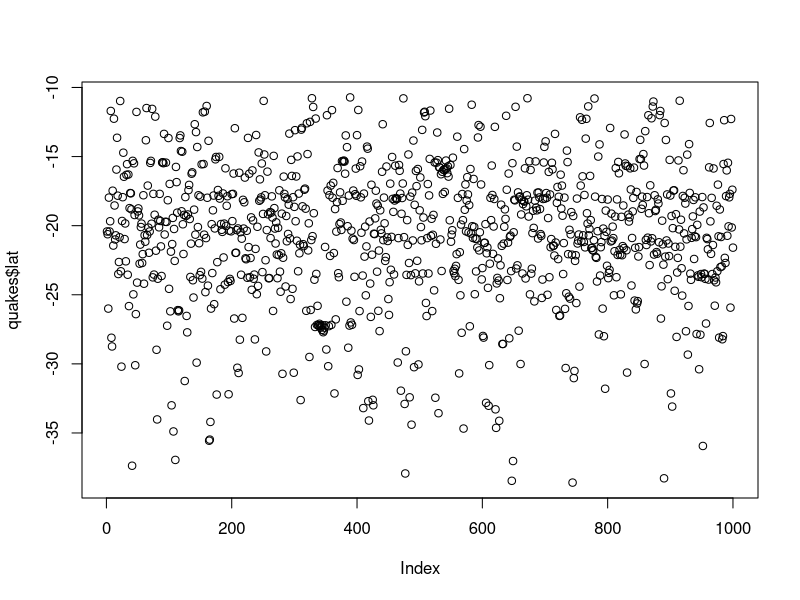
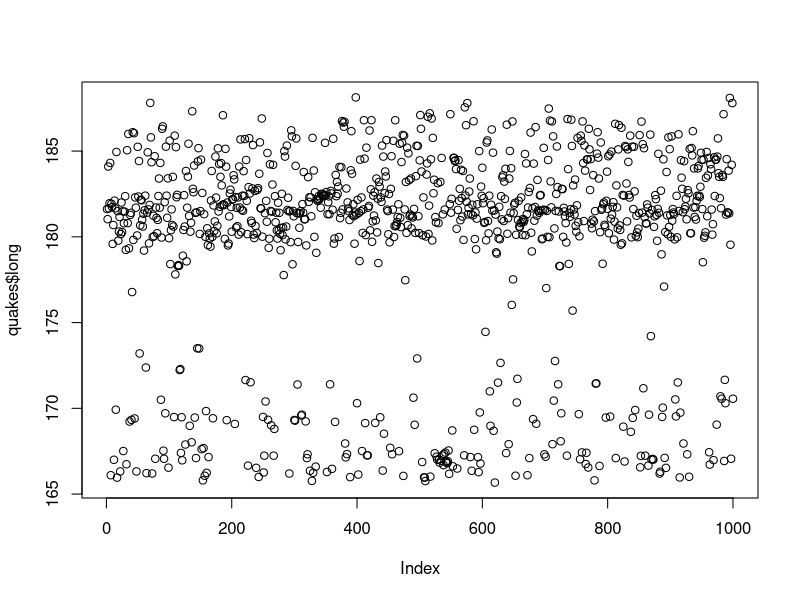
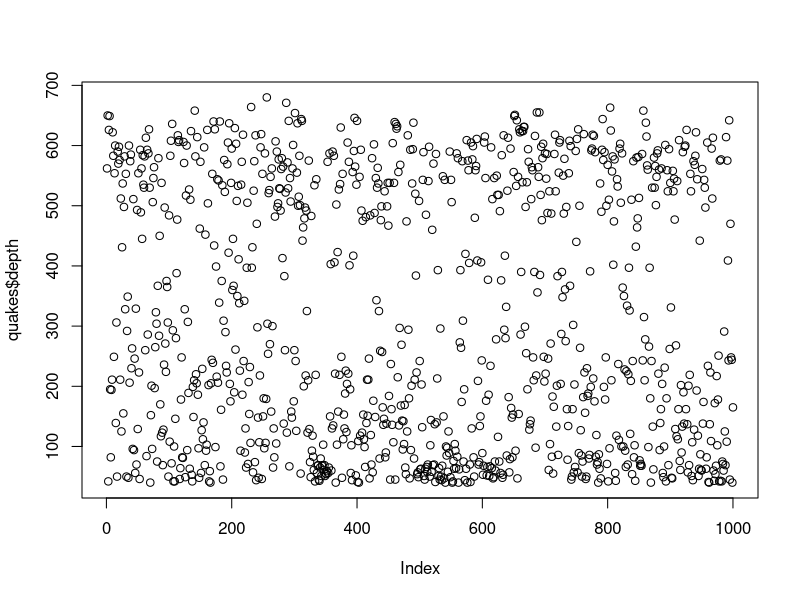
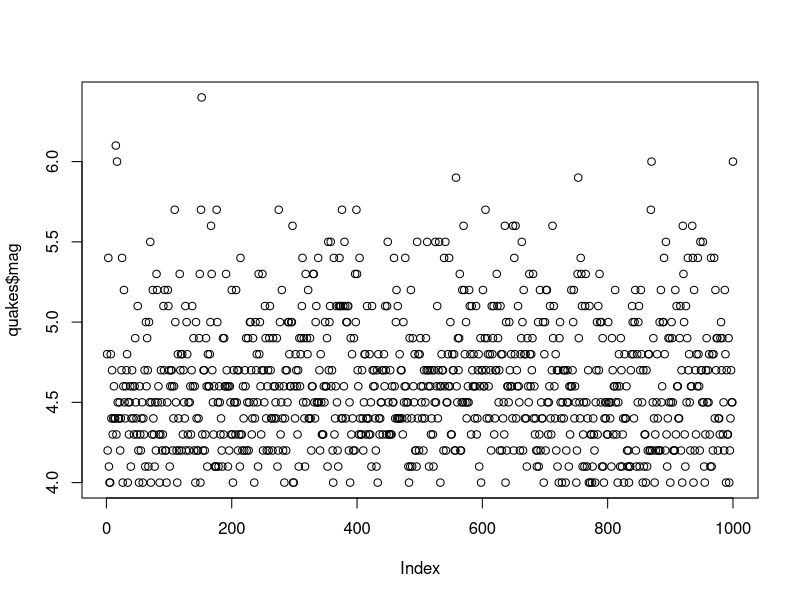
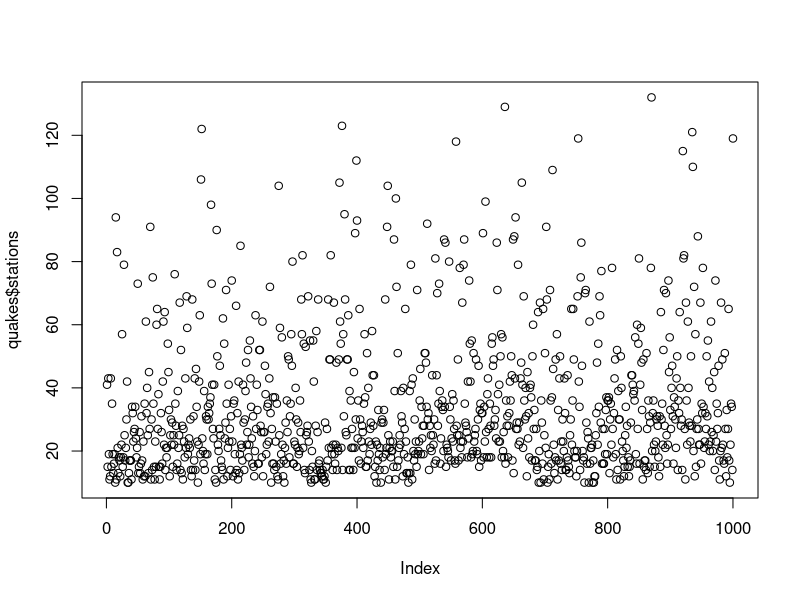
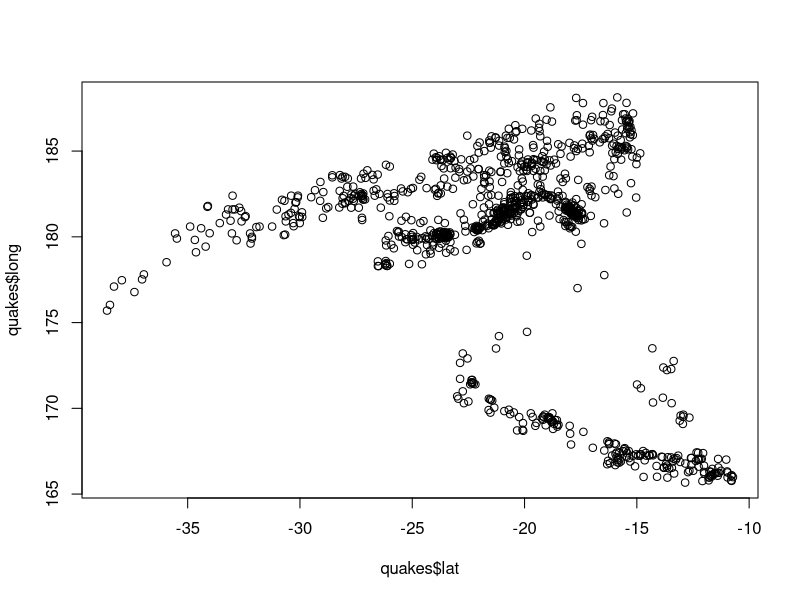
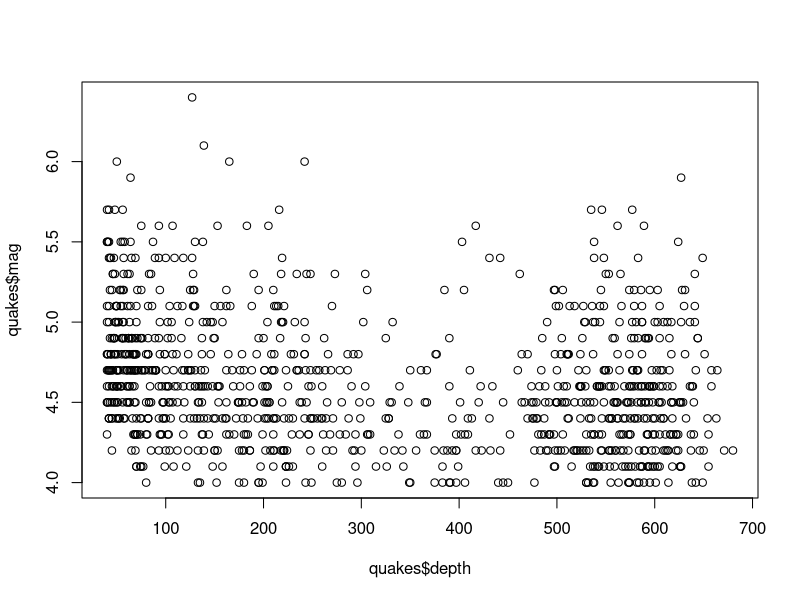
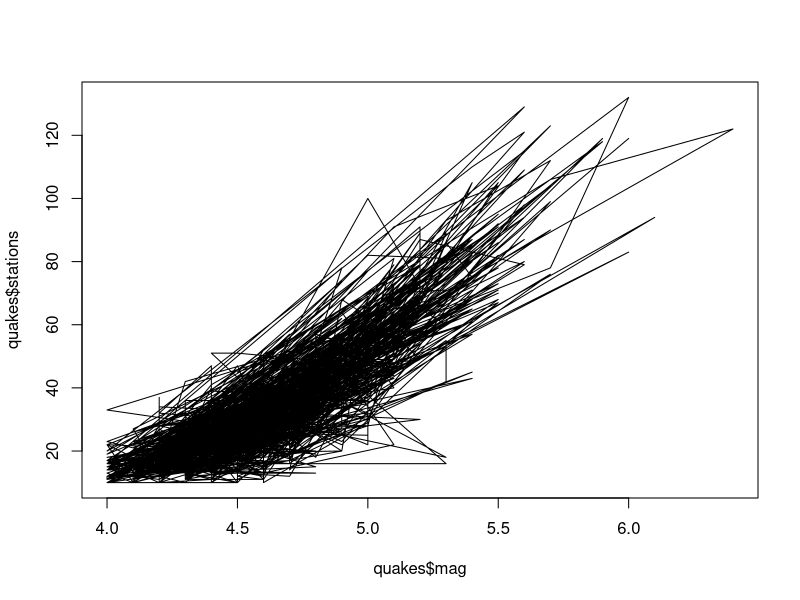

Generate these figures, in order, with R: (Note: this script raises an error after producing the figures.)
e_quakes<-datasets::quakes

########Top 10 rows and last 10 rows########

head(quakes,10)
tail(quakes,10)

######columns#######

quakes[,c(1,2)]

#######summary########

summary(quakes[,1])
summary(quakes[1,])
summary(quakes)

######dollar operator########

quakes$long
summary(quakes$depth)

#########GRAPH PLOT###########

plot(quakes$lat)
plot(quakes$long)
plot(quakes$depth)
plot(quakes$mag)
plot(quakes$stations)
plot(quakes$lat,quakes$long,type ="p")
plot(quakes$depth,quakes$mag,type = "p")
plot(quakes$mag,quakes$stations,type = "l")
plot(quakes$mag,quakes$stations,type = "p")
plot(quakes$mag,quakes$stations,type = "h")
plot(quakes$mag,quakes$stations,type = "b")

########line plot######

plot(quakes$long,type = "l")
plot(quakes$lat,type = "l")
plot(quakes$depth,type = "l")
plot(quakes$mag,type = "l")
plot(quakes$stations,type = "l")

plot(quakes$lat,xlab = 'Index',ylab = "dept concentration",main = 'depth level in NY city',col='blue')
plot(quakes$mag,xlab = 'Index',ylab = "long ",main = 'mag level in NY city',col='red')

#########Horizontal bar plot############

barplot(quakes$lat,main = 'lat in NY',ylab = 'mag levels',col = 'blue',horiz = F,axes = T)
barplot(quakes$long,main = 'long in NY',ylab = 'long levels',col = 'blue',horiz = T,axes = F)
barplot(quakes$long,main = 'long in NY',ylab = 'long levels',col = 'blue',horiz = F,axes = F)
barplot(quakes$long,main = 'long in NY',ylab = 'long levels',col = 'blue',horiz = F,axes = T)

##########histogram#######

hist(quakes$long)
hist(quakes$long)
hist((quakes$mag))
hist(quakes$stations)

hist(quakes$stations,main = 'earth quake level in NY city',xlab='level',col='blue')

#########box plot########

boxplot(quakes$lat,main='Box plot')
boxplot(quakes$mag,main='Box plot')

boxplot.stats(quakes$mag)

#####multipal box plots######

boxplot(quakes[,1:4],main='multiple')
boxplot(quakes[,1:5],main='multiple')
boxplot(quakes[1:4,],main='multiple')


######### Diffrent graphs in one view#############

par(mfrow=c(3,3),mar=c(2,5,2,1),las=0,bty="o")
plot(quakes$depth)
plot(quakes$depth,quakes$lat)
plot(quakes$depth,type = "l")
plot(quakes$depth,type = "l")
plot(quakes$depth,type = "l")
boxplot(quakes$depth,main='depth of earth quakes',xlab='depth leles',col='green',horiz=FALSE)
hist(quakes$long)
boxplot(quakes$mag)
boxplot(quakes[,0:4],main='multipal box plots')

###############SD VAR SKEWNESS KURTOSIS##############
#####SD#########

sd(quakes$lat,na.rm = T)
sd(quakes$long,na.rm = T)
sd(quakes$mag,na.rm = T)
sd(quakes$stations,na.rm = T)
sd(quakes$depth,na.rm = T)

############ VAR ###########

var(quakes$lat,na.rm = T)
var(quakes$long,na.rm = T)
var(quakes$mag,na.rm = T)
var(quakes$depth,na.rm = T)
var(quakes$stations,na.rm = T)

######## SKEWNESS ########

skewness(quakes$lat,na.rm=T)
skewness(quakes$long,na.rm=T)
skewness(quakes$mag,na.rm=T)
skewness(quakes$stations,na.rm=T)
skewness(quakes$depth,na.rm=T)

########### KURTOSIS #########

kurtosis(quakes$lat,na.rm=T)
kurtosis(quakes$long,na.rm=T)
kurtosis(quakes$stations,na.rm=T)
kurtosis(quakes$mag,na.rm=T)
kurtosis(quakes$depth,na.rm=T)

###########################

df<-quakes[,-5]

